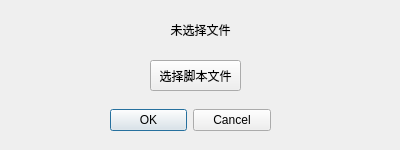
<?xml version="1.0" encoding="UTF-8"?>
<ui version="4.0">
    <class>LoadScriptDialogWindow</class>
    <widget class="QDialog" name="LoadScriptDialogWindow">
        <property name="geometry">
            <rect>
                <x>0</x>
                <y>0</y>
                <width>400</width>
                <height>150</height>
            </rect>
        </property>
        <property name="windowTitle">
            <string>加载自定义脚本</string>
        </property>
        <widget class="QLabel" name="filePathLabel">
            <property name="geometry">
                <rect>
                    <x>20</x>
                    <y>9</y>
                    <width>361</width>
                    <height>41</height>
                </rect>
            </property>
            <property name="text">
                <string>未选择文件</string>
            </property>
            <property name="alignment">
                <set>Qt::AlignCenter</set>
            </property>
        </widget>
        <widget class="QPushButton" name="selectFileButton">
            <property name="geometry">
                <rect>
                    <x>150</x>
                    <y>60</y>
                    <width>91</width>
                    <height>31</height>
                </rect>
            </property>
            <property name="text">
                <string>选择脚本文件</string>
            </property>
        </widget>
        <widget class="QDialogButtonBox" name="buttonBox">
            <property name="geometry">
                <rect>
                    <x>110</x>
                    <y>100</y>
                    <width>161</width>
                    <height>41</height>
                </rect>
            </property>
            <property name="orientation">
                <enum>Qt::Horizontal</enum>
            </property>
            <property name="standardButtons">
                <set>QDialogButtonBox::Cancel|QDialogButtonBox::Ok</set>
            </property>
        </widget>
    </widget>
    <resources/>
    <connections/>
</ui>
